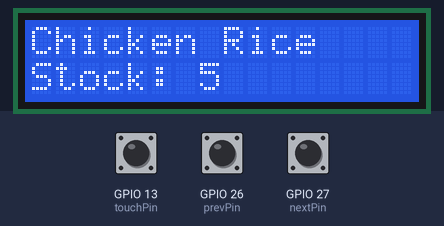
Bench run of a sketch on a simulated ESP32. On the bench: 16×2 character LCD. Inputs (shaded band) come from the test bench; at power-on: GPIO 13 (touchPin) LOW, GPIO 26 (prevPin) HIGH, GPIO 27 (nextPin) HIGH. WiFi joins after 1.5 s; servers stay silent unless stated; uploads are accepted with an empty reply; what the sketch prints to the serial monitor is not drawn.

Above: at 3.7 s.
3.8 s: GPIO 13 (touchPin) pulled HIGH for 3.2 s
At 5.1 s:
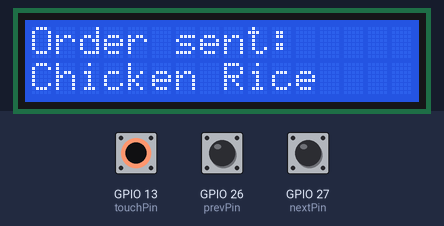
8.7 s: GPIO 26 (prevPin) pulled LOW for 1 s
At 10.8 s:
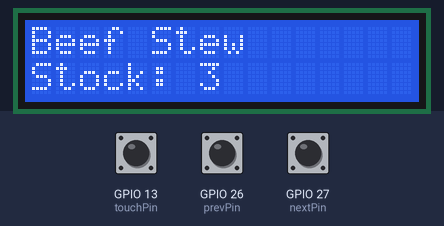
11.2 s: GPIO 13 (touchPin) pulled HIGH for 0.15 s
At 12.1 s:
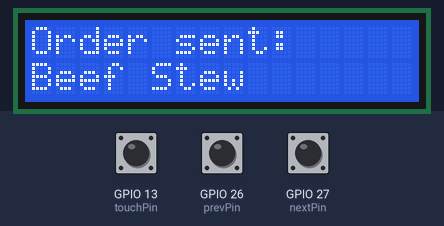
14.3 s: GPIO 13 (touchPin) pulled HIGH for 3.2 s
At 18.7 s:
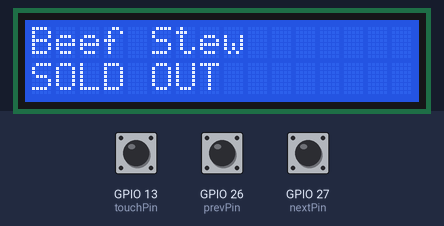
19.2 s: GPIO 13 (touchPin) pulled HIGH for 1 s
At 20.1 s:
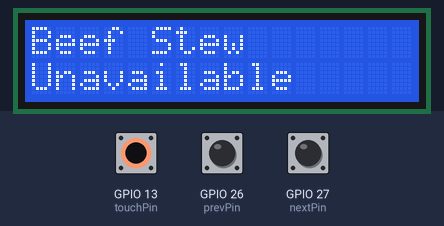
21.9 s: GPIO 27 (nextPin) pulled LOW for 3.2 s
At 22.1 s:
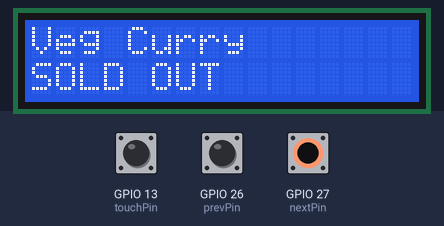
Timing chart, 0 to 24.9 s (numbered marks = the images above; inputs shaded):
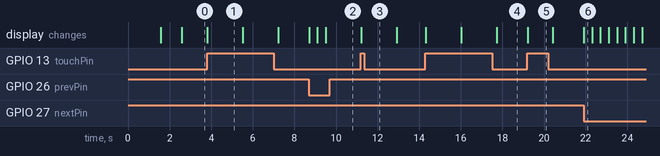

The sketch:

smart_menu.ino
```cpp
/*
  Smart Digital Menu - ESP32 Prototype
  Components: 16x2 LCD (parallel mode), TTP223 touch sensor, 2 push buttons
  Board: DOIT ESP32 DEVKIT V1
*/

#include <LiquidCrystal.h>
#include <WiFi.h>
#include <HTTPClient.h>
#include <ArduinoJson.h>

// ---------- LCD PINS (parallel mode) ----------
// LiquidCrystal(RS, E, D4, D5, D6, D7)
LiquidCrystal lcd(21, 22, 19, 18, 5, 4);

// ---------- INPUT PINS ----------
const int touchPin   = 13;  // TTP223 SIG (moved from 15 to avoid strapping pin issues)
const int nextPin    = 27;  // "Next item" button
const int prevPin    = 26;  // "Previous item" button

// ---------- WIFI CREDENTIALS ----------
const char* ssid     = "YOUR_WIFI_SSID";
const char* password = "YOUR_WIFI_PASSWORD";

// ---------- BACKEND ENDPOINT ----------
// Replace with your actual server/Firebase REST URL
const char* serverUrl = "https://your-backend-url.com/api/order";

// ---------- MENU DATA ----------
struct MenuItem {
  String name;
  int stock;
};

MenuItem menu[] = {
  {"Chicken Rice", 5},
  {"Beef Stew", 3},
  {"Veg Curry", 0},   // 0 = sold out
  {"Fish Fry", 7}
};
const int menuSize = sizeof(menu) / sizeof(menu[0]);
int currentIndex = 0;

// ---------- DEBOUNCE STATE ----------
unsigned long lastTouchTime = 0;
unsigned long lastButtonTime = 0;
const unsigned long debounceDelay = 400; // ms

void setup() {
  Serial.begin(115200);

  // LCD init (parallel mode uses begin(), NOT init())
  lcd.begin(16, 2);
  lcd.print("Connecting...");

  pinMode(touchPin, INPUT);
  pinMode(nextPin, INPUT_PULLUP);
  pinMode(prevPin, INPUT_PULLUP);

  connectWiFi();
  displayCurrentItem();
}

void loop() {
  // --- Handle "Next" button ---
  if (digitalRead(nextPin) == LOW && millis() - lastButtonTime > debounceDelay) {
    lastButtonTime = millis();
    currentIndex = (currentIndex + 1) % menuSize;
    displayCurrentItem();
  }

  // --- Handle "Previous" button ---
  if (digitalRead(prevPin) == LOW && millis() - lastButtonTime > debounceDelay) {
    lastButtonTime = millis();
    currentIndex = (currentIndex - 1 + menuSize) % menuSize;
    displayCurrentItem();
  }

  // --- Handle touch confirm ---
  if (digitalRead(touchPin) == HIGH && millis() - lastTouchTime > debounceDelay) {
    lastTouchTime = millis();
    confirmOrder();
  }
}

void displayCurrentItem() {
  lcd.clear();
  lcd.setCursor(0, 0);
  lcd.print(menu[currentIndex].name);

  lcd.setCursor(0, 1);
  if (menu[currentIndex].stock <= 0) {
    lcd.print("SOLD OUT");
  } else {
    lcd.print("Stock: ");
    lcd.print(menu[currentIndex].stock);
  }
}

void confirmOrder() {
  if (menu[currentIndex].stock <= 0) {
    lcd.clear();
    lcd.setCursor(0, 0);
    lcd.print(menu[currentIndex].name);
    lcd.setCursor(0, 1);
    lcd.print("Unavailable");
    delay(1200);
    displayCurrentItem();
    return;
  }

  // Reduce local stock immediately for responsiveness
  menu[currentIndex].stock--;

  lcd.clear();
  lcd.setCursor(0, 0);
  lcd.print("Order sent:");
  lcd.setCursor(0, 1);
  lcd.print(menu[currentIndex].name);

  sendOrderToServer(menu[currentIndex].name);

  delay(1500);
  displayCurrentItem();
}

void connectWiFi() {
  WiFi.begin(ssid, password);
  int attempts = 0;
  while (WiFi.status() != WL_CONNECTED && attempts < 20) {
    delay(500);
    Serial.print(".");
    attempts++;
  }

  lcd.clear();
  lcd.setCursor(0, 0);
  if (WiFi.status() == WL_CONNECTED) {
    lcd.print("WiFi Connected");
    Serial.println("\nWiFi connected: " + WiFi.localIP().toString());
  } else {
    lcd.print("WiFi Failed");
    Serial.println("\nWiFi connection failed");
  }
  delay(1000);
}

void sendOrderToServer(String itemName) {
  if (WiFi.status() != WL_CONNECTED) {
    Serial.println("WiFi not connected, skipping server update");
    return;
  }

  HTTPClient http;
  http.begin(serverUrl);
  http.addHeader("Content-Type", "application/json");

  StaticJsonDocument<200> doc;
  doc["item"] = itemName;
  doc["action"] = "order_confirmed";

  String payload;
  serializeJson(doc, payload);

  int httpResponseCode = http.POST(payload);
  Serial.print("HTTP Response: ");
  Serial.println(httpResponseCode);

  http.end();
}
```

Measured:
- after the input at 3.8 s, the display: changes at once (image 1)
- after the input at 8.7 s, the display: first changes at once (image 2 shows a later state)
- after the input at 11.2 s, the display: changes at once (image 3)
- after the input at 14.3 s, the display: first changes at once (image 4 shows a later state)
- after the input at 19.2 s, the display: changes at once (image 5)
- after the input at 21.9 s, the display: changes at once (image 6)
- what the display in image 1 shows lasts 1.7 s, from 3.8 s to 5.5 s
